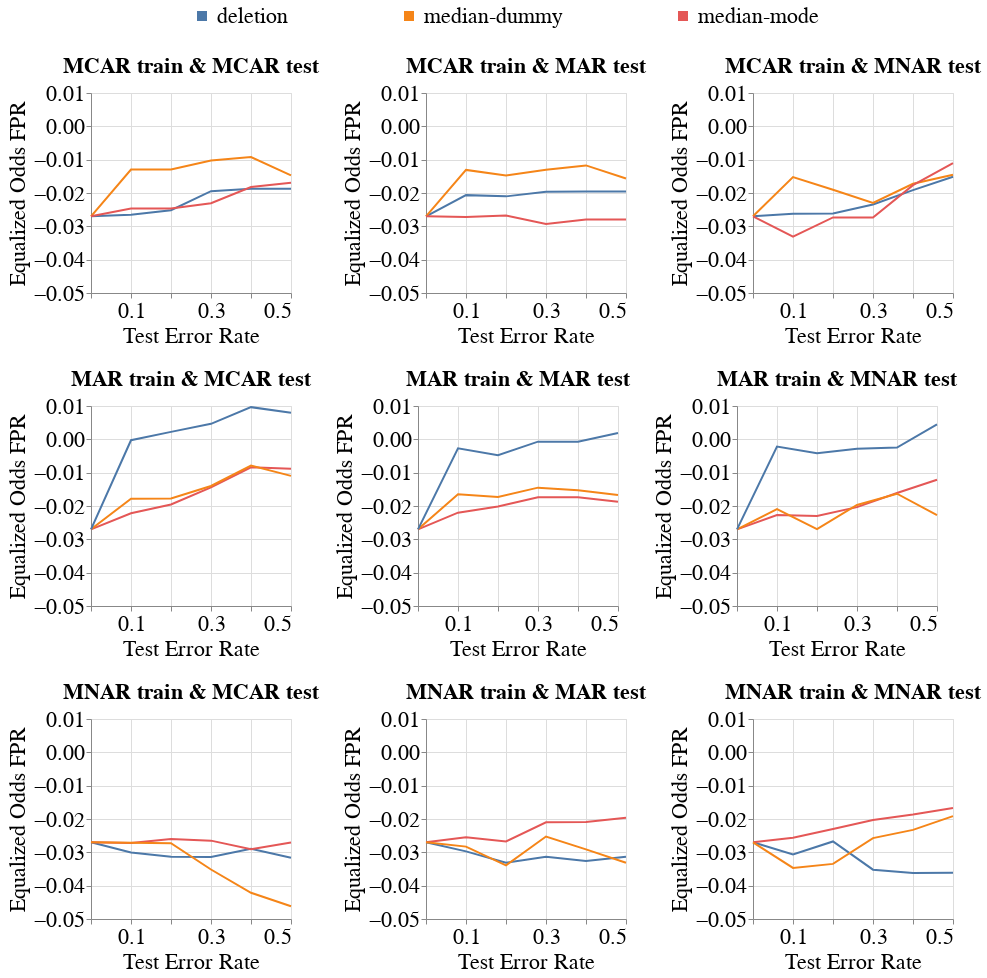

Write notebook code for a chart like this one.
### Markdown cell above
### Disparity Metrics

### Code cell
create_line_bands_for_diff_imputers(dataset_name=DATASET_NAME,
                                    model_name='mlp_clf',
                                    metric_name='Equalized_Odds_FPR',
                                    db_client=db_client,
                                    group=SENSITIVE_ATTR_FOR_DISPARITY_METRICS,
                                    with_band=False)
